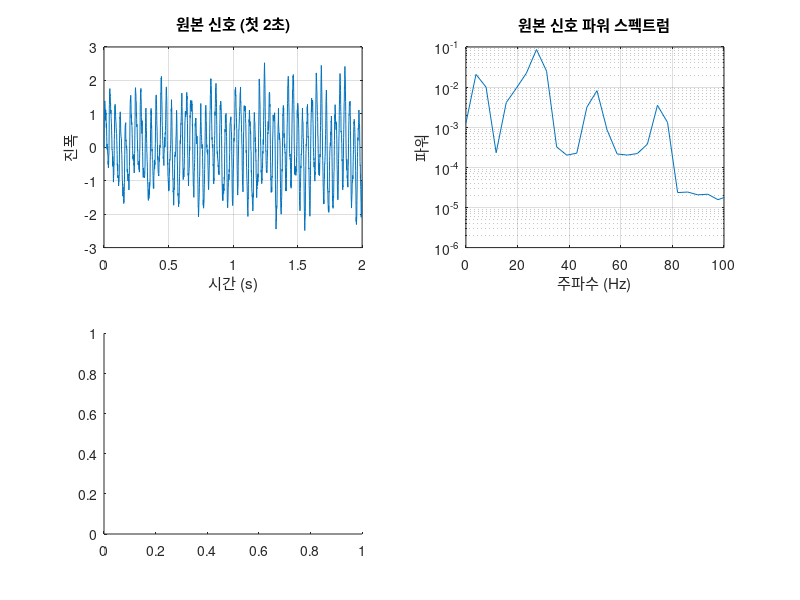

Recreate this plot in MATLAB. (Note: this script raises an error after producing the figure.)
%% EMD 계열 방법들의 종합 비교 분석 (EMD, EEMD, FIF)
% 25Hz 신호에 대한 IMF-Hilbert 에너지 분석 종합 비교
% Author: MATLAB Signal Processing
% Date: 2024

clear all; close all; clc;

%% 1. 신호 생성 (25Hz 신호 포함)
fs = 1000;              % 샘플링 주파수 (Hz)
t = 0:1/fs:10-1/fs;     % 시간 벡터 (10초)
N = length(t);

% 복잡한 복합 신호 생성 (25Hz 주성분 + 다양한 특성)
f1 = 25;                % 주요 주파수 25Hz
f2 = 5;                 % 저주파 성분
f3 = 50;                % 고주파 성분
f4 = 75;                % 추가 고주파 성분

% 시간에 따라 변하는 특성을 가진 복합 신호
amp_modulation = 1 + 0.5*sin(2*pi*0.1*t);      % 진폭 변조
freq_modulation = 1 + 0.1*sin(2*pi*0.05*t);    % 주파수 변조
chirp_component = sin(2*pi*(10 + 30*t/max(t)).*t); % 처프 신호

signal = amp_modulation .* sin(2*pi*f1*freq_modulation.*t) + ...
         0.5*sin(2*pi*f2*t) + ...
         0.3*sin(2*pi*f3*t) + ...
         0.2*sin(2*pi*f4*t) + ...
         0.15*chirp_component + ...
         0.1*randn(size(t));  % 백색 잡음

fprintf('=== 25Hz 신호 EMD 계열 방법 종합 분석 ===\n');
fprintf('신호 특성: 25Hz 주성분 (진폭/주파수 변조) + 다중 주파수 + 처프 + 노이즈\n');
fprintf('신호 길이: %.1f초, 샘플링 주파수: %dHz\n\n', t(end), fs);

%% 2. 원본 신호 분석
figure(1);
subplot(2,2,1);
plot(t(1:2000), signal(1:2000));
title('원본 신호 (첫 2초)');
xlabel('시간 (s)'); ylabel('진폭');
grid on;

subplot(2,2,2);
[Pxx, f] = pwelch(signal, [], [], [], fs);
semilogy(f, Pxx);
title('원본 신호 파워 스펙트럼');
xlabel('주파수 (Hz)'); ylabel('파워');
grid on;
xlim([0 100]);

% 시간-주파수 분석 (스펙트로그램)
subplot(2,2,3);
spectrogram(signal, hamming(256), 128, 256, fs, 'yaxis');
title('원본 신호 스펙트로그램');
ylim([0 100]);

% 3D 시각화
subplot(2,2,4);
plot3(t(1:1000), real(hilbert(signal(1:1000))), imag(hilbert(signal(1:1000))));
title('원본 신호 3D 궤적 (Hilbert)');
xlabel('시간'); ylabel('실수부'); zlabel('허수부');
grid on;

%% 3. EMD 분석
fprintf('EMD 분석 수행 중...\n');
tic;
try
    [imf_emd, residual_emd] = emd(signal, 'MaxNumIMF', 8);
    num_imf_emd = size(imf_emd, 2);
catch ME
    fprintf('EMD 오류: %s\n', ME.message);
    [imf_emd, residual_emd] = simple_emd(signal);
    num_imf_emd = size(imf_emd, 2);
end
emd_time = toc;
fprintf('EMD 완료: %.2f초, %d개 IMF\n', emd_time, num_imf_emd);

%% 4. EEMD 분석
fprintf('EEMD 분석 수행 중...\n');
tic;
num_ensembles = 50;    % 계산 시간을 위해 줄임
noise_std = 0.1;
imf_eemd = zeros(N, 8);
residual_eemd = zeros(N, 1);

for ensemble = 1:num_ensembles
    noisy_signal = signal + noise_std * randn(size(signal));
    try
        [temp_imf, temp_residual] = emd(noisy_signal, 'MaxNumIMF', 8);
    catch
        [temp_imf, temp_residual] = simple_emd(noisy_signal);
    end
    
    num_temp_imf = size(temp_imf, 2);
    imf_eemd(:, 1:num_temp_imf) = imf_eemd(:, 1:num_temp_imf) + temp_imf;
    residual_eemd = residual_eemd + temp_residual;
    
    if mod(ensemble, 10) == 0
        fprintf('EEMD 진행률: %d/%d\n', ensemble, num_ensembles);
    end
end

imf_eemd = imf_eemd / num_ensembles;
residual_eemd = residual_eemd / num_ensembles;
valid_imf_idx = find(sum(abs(imf_eemd)) > 1e-6);
imf_eemd = imf_eemd(:, valid_imf_idx);
num_imf_eemd = length(valid_imf_idx);
eemd_time = toc;
fprintf('EEMD 완료: %.2f초, %d개 IMF\n', eemd_time, num_imf_eemd);

%% 5. FIF 분석
fprintf('FIF 분석 수행 중...\n');
tic;
options.delta = 0.001;
options.ExtPoints = 3;
options.NIMFs = 8;
options.MaxInner = 200;
options.MonotoneMaskLength = true;

[imf_fif_raw, logM] = FIF(signal, options);
num_imf_fif = size(imf_fif_raw, 1) - 1;
imf_fif = imf_fif_raw(1:num_imf_fif, :)';
residual_fif = imf_fif_raw(end, :)';
fif_time = toc;
fprintf('FIF 완료: %.2f초, %d개 IMF\n', fif_time, num_imf_fif);

%% 6. Hilbert 변환 분석 (모든 방법)
fprintf('Hilbert 변환 분석 수행 중...\n');

% EMD Hilbert 분석
[hilbert_emd, energy_emd, mean_freq_emd] = analyze_hilbert(imf_emd, fs);

% EEMD Hilbert 분석
[hilbert_eemd, energy_eemd, mean_freq_eemd] = analyze_hilbert(imf_eemd, fs);

% FIF Hilbert 분석
[hilbert_fif, energy_fif, mean_freq_fif] = analyze_hilbert(imf_fif, fs);

%% 7. 25Hz 성분 식별
target_freq = 25;
[~, target_imf_emd] = min(abs(mean_freq_emd - target_freq));
[~, target_imf_eemd] = min(abs(mean_freq_eemd - target_freq));
[~, target_imf_fif] = min(abs(mean_freq_fif - target_freq));

%% 8. 성능 메트릭 계산
% 신호 재구성 오차
recon_error_emd = norm(signal(:) - sum(imf_emd, 2) - residual_emd) / norm(signal);
recon_error_eemd = norm(signal(:) - sum(imf_eemd, 2) - residual_eemd) / norm(signal);
recon_error_fif = norm(signal(:) - sum(imf_fif, 2) - residual_fif) / norm(signal);

% 모드 혼합 지수 (Mode Mixing Index)
mmi_emd = calculate_mode_mixing(imf_emd, fs);
mmi_eemd = calculate_mode_mixing(imf_eemd, fs);
mmi_fif = calculate_mode_mixing(imf_fif, fs);

%% 9. 종합 결과 시각화
% IMF 비교
figure(2);
max_imf = max([num_imf_emd, num_imf_eemd, num_imf_fif]);
for i = 1:min(6, max_imf)
    subplot(6, 3, (i-1)*3 + 1);
    if i <= num_imf_emd
        plot(t, imf_emd(:,i));
        title(['EMD IMF ', num2str(i)]);
    end
    ylabel('진폭');
    grid on;
    
    subplot(6, 3, (i-1)*3 + 2);
    if i <= num_imf_eemd
        plot(t, imf_eemd(:,i));
        title(['EEMD IMF ', num2str(i)]);
    end
    grid on;
    
    subplot(6, 3, (i-1)*3 + 3);
    if i <= num_imf_fif
        plot(t, imf_fif(:,i));
        title(['FIF IMF ', num2str(i)]);
    end
    grid on;
end

% 에너지 분포 비교
figure(3);
subplot(2,3,1);
bar(1:num_imf_emd, energy_emd);
title('EMD 에너지 분포');
xlabel('IMF'); ylabel('에너지');
grid on;

subplot(2,3,2);
bar(1:num_imf_eemd, energy_eemd);
title('EEMD 에너지 분포');
xlabel('IMF'); ylabel('에너지');
grid on;

subplot(2,3,3);
bar(1:num_imf_fif, energy_fif);
title('FIF 에너지 분포');
xlabel('IMF'); ylabel('에너지');
grid on;

% 25Hz 성분 비교
subplot(2,3,4);
plot(t, imf_emd(:, target_imf_emd));
title(['EMD 25Hz 성분 (IMF ', num2str(target_imf_emd), ')']);
xlabel('시간 (s)'); ylabel('진폭');
grid on;

subplot(2,3,5);
plot(t, imf_eemd(:, target_imf_eemd));
title(['EEMD 25Hz 성분 (IMF ', num2str(target_imf_eemd), ')']);
xlabel('시간 (s)'); ylabel('진폭');
grid on;

subplot(2,3,6);
plot(t, imf_fif(:, target_imf_fif));
title(['FIF 25Hz 성분 (IMF ', num2str(target_imf_fif), ')']);
xlabel('시간 (s)'); ylabel('진폭');
grid on;

% Hilbert 스펙트럼 비교
figure(4);
subplot(1,3,1);
plot_hilbert_spectrum(hilbert_emd.freq, t, hilbert_emd.amp, 'EMD Hilbert 스펙트럼');

subplot(1,3,2);
plot_hilbert_spectrum(hilbert_eemd.freq, t, hilbert_eemd.amp, 'EEMD Hilbert 스펙트럼');

subplot(1,3,3);
plot_hilbert_spectrum(hilbert_fif.freq, t, hilbert_fif.amp, 'FIF Hilbert 스펙트럼');

%% 10. 정량적 성능 비교
figure(5);
methods = {'EMD', 'EEMD', 'FIF'};
computation_times = [emd_time, eemd_time, fif_time];
reconstruction_errors = [recon_error_emd, recon_error_eemd, recon_error_fif];
mode_mixing_indices = [mmi_emd, mmi_eemd, mmi_fif];

subplot(2,2,1);
bar(computation_times);
set(gca, 'XTickLabel', methods);
title('계산 시간 비교');
ylabel('시간 (초)');
grid on;

subplot(2,2,2);
bar(reconstruction_errors);
set(gca, 'XTickLabel', methods);
title('재구성 오차 비교');
ylabel('정규화된 오차');
grid on;

subplot(2,2,3);
bar(mode_mixing_indices);
set(gca, 'XTickLabel', methods);
title('모드 혼합 지수 비교');
ylabel('MMI');
grid on;

% 25Hz 성분 에너지 비교
target_energies = [energy_emd(target_imf_emd), energy_eemd(target_imf_eemd), energy_fif(target_imf_fif)];
subplot(2,2,4);
bar(target_energies);
set(gca, 'XTickLabel', methods);
title('25Hz 성분 에너지 비교');
ylabel('에너지');
grid on;

%% 11. 결과 요약 출력
fprintf('\n=== 종합 분석 결과 요약 ===\n');
fprintf('방법\t\tIMF수\t계산시간(s)\t재구성오차\tMMI\t\t25Hz위치\t25Hz에너지\n');
fprintf('EMD\t\t%d\t%.2f\t\t%.6f\t%.4f\t\t%d\t\t%.4f\n', ...
    num_imf_emd, emd_time, recon_error_emd, mmi_emd, target_imf_emd, energy_emd(target_imf_emd));
fprintf('EEMD\t\t%d\t%.2f\t\t%.6f\t%.4f\t\t%d\t\t%.4f\n', ...
    num_imf_eemd, eemd_time, recon_error_eemd, mmi_eemd, target_imf_eemd, energy_eemd(target_imf_eemd));
fprintf('FIF\t\t%d\t%.2f\t\t%.6f\t%.4f\t\t%d\t\t%.4f\n', ...
    num_imf_fif, fif_time, recon_error_fif, mmi_fif, target_imf_fif, energy_fif(target_imf_fif));

fprintf('\n=== 25Hz 성분 주파수 정확도 ===\n');
fprintf('EMD:  %.2f Hz (오차: %.2f Hz)\n', mean_freq_emd(target_imf_emd), abs(mean_freq_emd(target_imf_emd) - 25));
fprintf('EEMD: %.2f Hz (오차: %.2f Hz)\n', mean_freq_eemd(target_imf_eemd), abs(mean_freq_eemd(target_imf_eemd) - 25));
fprintf('FIF:  %.2f Hz (오차: %.2f Hz)\n', mean_freq_fif(target_imf_fif), abs(mean_freq_fif(target_imf_fif) - 25));

%% 12. 데이터 저장
save('comprehensive_emd_comparison_results.mat', ...
     'signal', 't', 'fs', ...
     'imf_emd', 'imf_eemd', 'imf_fif', ...
     'residual_emd', 'residual_eemd', 'residual_fif', ...
     'hilbert_emd', 'hilbert_eemd', 'hilbert_fif', ...
     'energy_emd', 'energy_eemd', 'energy_fif', ...
     'mean_freq_emd', 'mean_freq_eemd', 'mean_freq_fif', ...
     'computation_times', 'reconstruction_errors', 'mode_mixing_indices');

fprintf('\n모든 결과가 "comprehensive_emd_comparison_results.mat" 파일로 저장되었습니다.\n');

%% 보조 함수들
function [hilbert_results, energies, mean_freqs] = analyze_hilbert(imfs, fs)
    N = size(imfs, 1);
    num_imfs = size(imfs, 2);
    
    instantaneous_freq = zeros(N, num_imfs);
    instantaneous_amp = zeros(N, num_imfs);
    energies = zeros(num_imfs, 1);
    mean_freqs = zeros(num_imfs, 1);
    
    for i = 1:num_imfs
        analytic_signal = hilbert(imfs(:,i));
        instantaneous_amp(:,i) = abs(analytic_signal);
        instantaneous_phase = unwrap(angle(analytic_signal));
        instantaneous_freq(:,i) = fs/(2*pi) * diff([instantaneous_phase(1); instantaneous_phase]);
        
        energies(i) = sum(instantaneous_amp(:,i).^2) / N;
        
        valid_freq_idx = (instantaneous_freq(:,i) > 0) & (instantaneous_freq(:,i) < fs/2);
        if sum(valid_freq_idx) > 0
            mean_freqs(i) = mean(instantaneous_freq(valid_freq_idx,i));
        end
    end
    
    hilbert_results = struct('freq', instantaneous_freq, 'amp', instantaneous_amp);
end

function mmi = calculate_mode_mixing(imfs, fs)
    % 간단한 모드 혼합 지수 계산
    num_imfs = size(imfs, 2);
    freq_overlaps = 0;
    
    for i = 1:num_imfs-1
        for j = i+1:num_imfs
            % 각 IMF의 주파수 범위 계산
            [~, f1] = pwelch(imfs(:,i), [], [], [], fs);
            [Pxx1, ~] = pwelch(imfs(:,i), [], [], [], fs);
            [~, f2] = pwelch(imfs(:,j), [], [], [], fs);
            [Pxx2, ~] = pwelch(imfs(:,j), [], [], [], fs);
            
            % 주파수 겹침 계산
            overlap = sum(min(Pxx1, Pxx2)) / (sum(Pxx1) + sum(Pxx2));
            freq_overlaps = freq_overlaps + overlap;
        end
    end
    
    mmi = freq_overlaps / (num_imfs * (num_imfs - 1) / 2);
end

function plot_hilbert_spectrum(freq_matrix, time_vector, amp_matrix, title_str)
    num_imfs = size(freq_matrix, 2);
    for i = 1:num_imfs
        scatter(freq_matrix(:,i), time_vector, 10, amp_matrix(:,i), 'filled');
        hold on;
    end
    colorbar;
    title(title_str);
    xlabel('순간 주파수 (Hz)');
    ylabel('시간 (s)');
    xlim([0 100]);
end

function [imf, residual] = simple_emd(signal)
    % 간단한 EMD 구현
    imf = [];
    residual = signal(:);
    max_imf = 8;
    
    for imf_idx = 1:max_imf
        h = residual;
        
        for sift_iter = 1:10
            [max_vals, max_locs] = findpeaks(h);
            [min_vals, min_locs] = findpeaks(-h);
            min_vals = -min_vals;
            
            if length(max_locs) < 2 || length(min_locs) < 2
                break;
            end
            
            t_vec = 1:length(h);
            upper_env = interp1(max_locs, max_vals, t_vec, 'spline', 'extrap');
            lower_env = interp1(min_locs, min_vals, t_vec, 'spline', 'extrap');
            
            mean_env = (upper_env + lower_env) / 2;
            new_h = h - mean_env(:);
            
            if sum((h - new_h).^2) / sum(h.^2) < 0.01
                break;
            end
            
            h = new_h;
        end
        
        imf = [imf, h];
        residual = residual - h;
        
        if sum(abs(residual)) < 0.01 * sum(abs(signal))
            break;
        end
    end
end

function [IMF, logM] = FIF(f, options)
    % FIF 구현 (이전과 동일)
    if nargin < 2
        options = struct();
    end
    
    if ~isfield(options, 'delta'), options.delta = 0.001; end
    if ~isfield(options, 'ExtPoints'), options.ExtPoints = 3; end
    if ~isfield(options, 'NIMFs'), options.NIMFs = 8; end
    if ~isfield(options, 'MaxInner'), options.MaxInner = 200; end
    if ~isfield(options, 'MonotoneMaskLength'), options.MonotoneMaskLength = true; end
    
    f = f(:)';
    N = length(f);
    IMF = [];
    logM = [];
    
    MM = 2:N/5;
    if options.MonotoneMaskLength
        MM = unique(round(logspace(log10(2), log10(N/5), options.NIMFs)));
    end
    
    h = f;
    
    for IMFIndex = 1:options.NIMFs
        if IMFIndex <= length(MM)
            maskLength = MM(IMFIndex);
        else
            maskLength = MM(end);
        end
        
        mask = ones(1, maskLength) / maskLength;
        
        for inner = 1:options.MaxInner
            h_old = h;
            
            h_ext = extend_signal(h, options.ExtPoints);
            h_filtered = conv(h_ext, mask, 'same');
            h_filtered = h_filtered((options.ExtPoints+1):(end-options.ExtPoints));
            
            h = h - h_filtered;
            
            if norm(h - h_old) / norm(h_old) < options.delta
                break;
            end
        end
        
        IMF = [IMF; h];
        
        f = f - h;
        h = f;
        
        if max(abs(f)) < options.delta * max(abs(IMF(1,:)))
            break;
        end
        
        logM = [logM; inner, norm(h)];
    end
    
    IMF = [IMF; f];
end

function extended_signal = extend_signal(signal, ext_points)
    N = length(signal);
    left_ext = signal(ext_points:-1:1);
    right_ext = signal(N:-1:(N-ext_points+1));
    extended_signal = [left_ext, signal, right_ext];
end